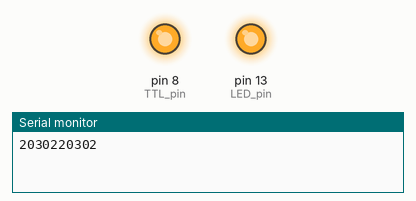
Recording of a sketch running on a simulated Arduino Uno, built with avr-gcc and run on an emulated ATmega328P. Parts: output pins drawn as LEDs (lit = HIGH), the last lines printed to the serial monitor.

Above: at 0.1 s.
At 2.1 s:
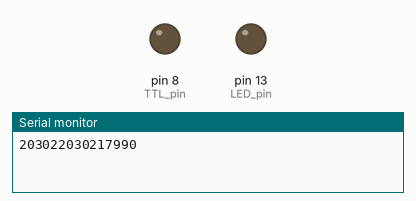
Timing chart, 0 to 3.6 s (numbered marks = the images above):
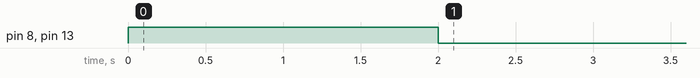

The sketch:

sketch_ttl_trigger.ino
```cpp
/*
  TTL switch

  This code when uploaded to an Arduino circuit, will write ON to a digital pin for a certain duration.
  Additionaly, you can add a momentary switch to the reset button, to run the circuit again and again.

  modified 09/15/2015
  by Nakul Bende
*/

const int TTL_pin = 8; //Use anything other than 13 - because that one has a LED, it has a non zero resistance
const int LED_pin = 13; //Just for a visual indication when the TTL has a HIGH signal
const float Duration = 2000; //Indicate the time period for which the TTL should be on HIGH (in ms)

// the setup function runs once when you press reset or power the board
void setup() {
  //Initialize the serial port just in case you want to monitor it
  Serial.begin(9600);
  // initialize digital pins as outputs.
  pinMode(LED_pin, OUTPUT);
  pinMode(TTL_pin, OUTPUT);
  digitalWrite(TTL_pin, LOW);
  digitalWrite(LED_pin, LOW);
  Serial.print('TTL trigger is: ON');

  // write the TTL pin for a certain duration
  digitalWrite(TTL_pin, HIGH);   // turn the TTL on (HIGH is 5V)
  digitalWrite(LED_pin, HIGH);    // turn the LED on
  Serial.print('TTL trigger is: ON');

  delay(Duration);              // wait for tthe defined period

  digitalWrite(TTL_pin, LOW);   // turn the TTL off (LOW is 0V)
  digitalWrite(LED_pin, LOW);    // turn the LED off
  Serial.print('TTL trigger is: OFF');
}

// the loop function runs over and over again forever
void loop() {
}
```
